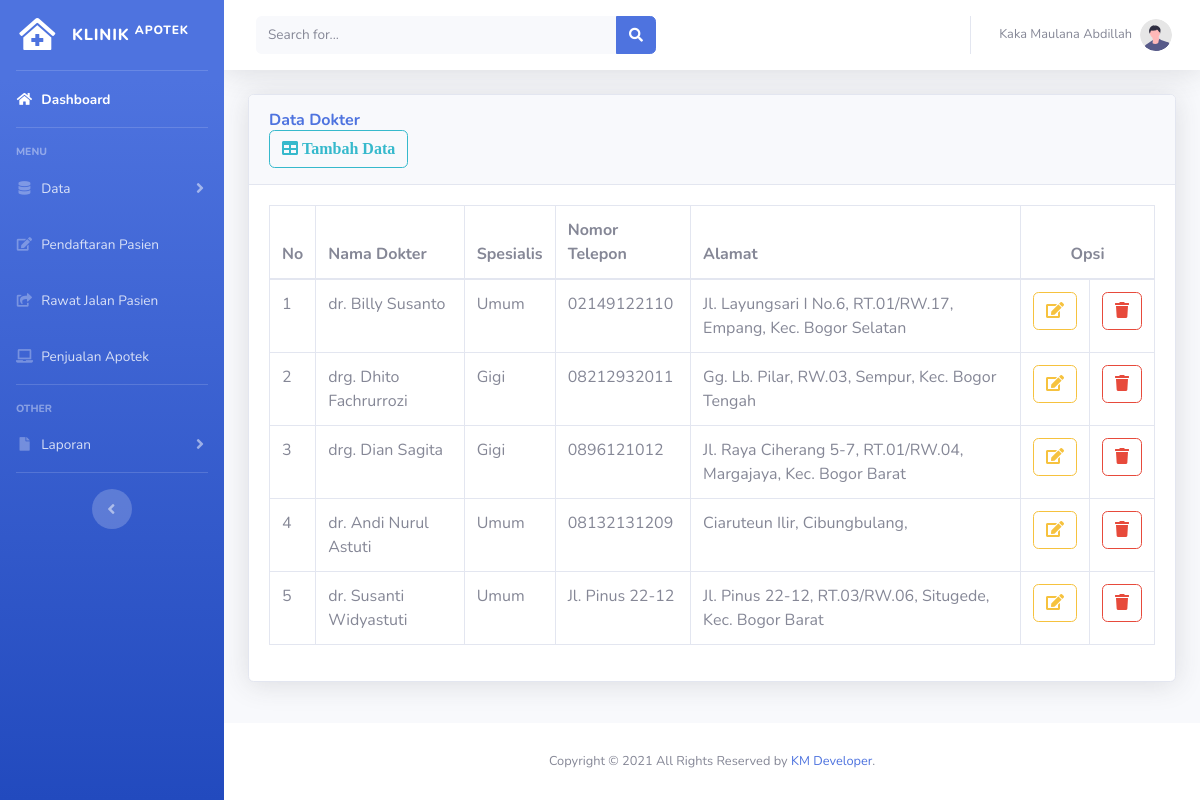
Page /dashboard/admin/dokter_data.php (signed in) on the committed database.
### tables this page shows
CREATE TABLE `tb_petugas` (
  `id_petugas` int(11) NOT NULL,
  `kd_petugas` char(5) NOT NULL,
  `nama` varchar(100) NOT NULL,
  `username` varchar(50) NOT NULL,
  `password` varchar(50) NOT NULL,
  `no_telp` varchar(15) NOT NULL,
  `level` varchar(20) NOT NULL
);

CREATE TABLE `tb_dokter` (
  `kd_dokter` char(5) NOT NULL,
  `nm_dokter` varchar(100) NOT NULL,
  `jns_kelamin` enum('Laki-laki','Perempuan') NOT NULL,
  `tempat_lahir` varchar(20) NOT NULL,
  `tanggal_lahir` date NOT NULL,
  `alamat` text NOT NULL,
  `no_telp` varchar(15) NOT NULL,
  `spesialisasi` varchar(20) NOT NULL
);

### dashboard/admin/dokter_data.php (the view, shortened to what this page needs)
<?php
include_once '../../config/koneksi.php';
?>
<!DOCTYPE html>
<html>
<head>
    <link href="../../assets/dashboard/vendor/fontawesome-free/css/all.min.css" rel="stylesheet" type="text/css">
    <link href="../../assets/dashboard/css/sb-admin-2.min.css" rel="stylesheet">
</head>
<body id="page-top">
    <div id="wrapper">
        <ul class="navbar-nav bg-gradient-primary sidebar sidebar-dark accordion" id="accordionSidebar">
            <a class="sidebar-brand d-flex align-items-center justify-content-center" href="index">
                <div class="sidebar-brand-icon">
                    <i class="fas fa-clinic-medical"></i>
                </div>
                <div class="sidebar-brand-text mx-3">Klinik <sup>Apotek</sup></div>
            </a>
            <hr class="sidebar-divider my-0">
            <li class="nav-item active">
                <a class="nav-link" href="index">
                    <i class="fas fa-fw fa-home"></i>
                    <span>Dashboard</span></a>
            </li>
            <hr class="sidebar-divider">
            <div class="sidebar-heading">
                menu
            </div>
            <li class="nav-item">
                <a class="nav-link collapsed" href="#" data-toggle="collapse" data-target="#collapseTwo"
                    aria-expanded="true" aria-controls="collapseTwo">
                    <i class="fas fa-fw fa-database"></i>
                    <span>Data</span>
                </a>
            </li>
             <li class="nav-item">
                <a class="nav-link" href="pendaftaran/">
                    <i class="fas fa-fw fa-edit"></i>
                    <span>Pendaftaran Pasien</span></a>
            </li>
            <li class="nav-item">
                <a class="nav-link" href="rawat-pasien/">
                    <i class="fas fa-fw fa-share-square"></i>
                    <span>Rawat Jalan Pasien</span></a>
            </li>
             <li class="nav-item">
                <a class="nav-link" href="penjualan/">
                    <i class="fas fa-fw fa-laptop"></i>
                    <span>Penjualan Apotek</span></a>
            </li>
            <hr class="sidebar-divider">
            <div class="sidebar-heading">
                other
            </div>
            <li class="nav-item">
                <a class="nav-link collapsed" href="#" data-toggle="collapse" data-target="#collapsePages"
                    aria-expanded="true" aria-controls="collapsePages">
                    <i class="fas fa-fw fa-file"></i>
                    <span>Laporan</span>
                </a>
            </li>
            <hr class="sidebar-divider d-none d-md-block">
            <div class="text-center d-none d-md-inline">
                <button class="rounded-circle border-0" id="sidebarToggle"></button>
            </div>
        </ul>
        <div id="content-wrapper" class="d-flex flex-column">
            <div id="content">
                <nav class="navbar navbar-expand navbar-light bg-white topbar mb-4 static-top shadow">
                    <form
                        class="d-none d-sm-inline-block form-inline mr-auto ml-md-3 my-2 my-md-0 mw-100 navbar-search">
                        <div class="input-group">
                            <input type="text" class="form-control bg-light border-0 small" placeholder="Search for..."
                                aria-label="Search" aria-describedby="basic-addon2">
                            <div class="input-group-append">
                                <button class="btn btn-primary" type="button">
                                    <i class="fas fa-search fa-sm"></i>
                                </button>
                            </div>
                        </div>
                    </form>
                     <ul class="navbar-nav ml-auto">
                        <?php
                        $login = mysqli_query($conn, "select * from tb_petugas WHERE id_petugas='1'");
                        while($rows=mysqli_fetch_array($login)){
                        ?>
                        <li class="nav-item dropdown no-arrow">
                            <a class="nav-link dopdown-toggle" href="#" id="userDropdown" role="button"
                                data-toggle="dropdown" aria-haspopup="true" aria-expanded="false">
                                <span class='mr-2 d-none d-lg-inline text-gray-600 small'>
                                      <?php echo $rows['nama']; ?> <?php }  ?>
                                    </span>
                                <img class="img-profile rounded-circle"
                                    src="../../assets/dashboard/img/undraw_profile.svg">
                            </a>
                        </li>
                    </ul>
                </nav>
                <div class="container-fluid">
                    <div class="card shadow mb-4">
                        <div class="card-header py-3">
                            <h6 class="m-0 font-weight-bold text-primary">Data Dokter</h6><h6 class="m-0 font-weight-normal text-primary h6"><a href="dokter_add" class="btn btn-outline-info"><i class="fas fa-table"> Tambah Data</i></a></h6>
                        </div>
                        <div class="card-body">
                            <div class="table-responsive">
                                <table class="table table-bordered" id="dataTable" width="100%" cellspacing="0">
                                    <thead>
                                        <tr>
                                            <th>No</th>
                                            <th>Nama Dokter</th>
                                            <th>Spesialis</th>
                                            <th>Nomor Telepon</th>
                                            <th>Alamat</th>
                                            <th colspan="2" style="text-align:center;">Opsi</th>
                                        </tr>
                                    </thead>
                                    <tbody>
                                    	<?php
											$data_dokter = mysqli_query($conn,"select * from tb_dokter ORDER BY kd_dokter")or die(mysql_error());
                                            $nomor = 1;
											while($dd = mysqli_fetch_array($data_dokter)){
										?>
                                    	<tr>
                                            <td><?php echo $nomor++ ?></td>
                                            <td><?php echo $dd['nm_dokter']; ?></td>
                                            <td><?php echo $dd['spesialisasi']; ?></td>
                                            <td><?php echo $dd['no_telp']; ?></td>
                                            <td><?php echo $dd['alamat']; ?></td>
                                            <td align="center"><a href="dokter_edit.php?id=<?php echo $dd['kd_dokter']; ?>" class="btn btn-outline-warning"><i class="fas fa-edit"></i></td></a>
                                            <td align="center"><a href="dokter_delete.php?id=<?php echo $dd['kd_dokter']; ?>" onclick="return confirm('Apakah anda yakin ingin menghapus data ini?')" class="btn btn-outline-danger"><i class="fas fa-trash"></i></td></a>
                                        </tr>
                                        <?php } ?>
                                    </tbody>
                                </table>
                            </div>
                        </div>
                    </div>
                </div>
            </div>
            <footer class="sticky-footer bg-white">
                <div class="container my-auto">
                    <div class="copyright text-center my-auto">
                       <span>Copyright &copy; 2021 All Rights Reserved by <a href="https://km-dev.or.id">KM Developer</a>.</span>
                    </div>
                </div>
            </footer>
        </div>
    </div>
</body>
</html>

### rows in the picture
tb_petugas: nama "Kaka Maulana Abdillah"
tb_dokter: nm_dokter "dr. Billy Susanto", spesialisasi "Umum", no_telp "02149122110", alamat "Jl. Layungsari I No.6, RT.01/RW.17, Empang, Kec. Bogor Selatan"
tb_dokter: nm_dokter "drg. Dhito Fachrurrozi", spesialisasi "Gigi", no_telp "08212932011", alamat "Gg. Lb. Pilar, RW.03, Sempur, Kec. Bogor Tengah"
tb_dokter: nm_dokter "drg. Dian Sagita", spesialisasi "Gigi", no_telp "0896121012", alamat "Jl. Raya Ciherang 5-7, RT.01/RW.04, Margajaya, Kec. Bogor Barat"
tb_dokter: nm_dokter "dr. Andi Nurul Astuti", spesialisasi "Umum", no_telp "08132131209", alamat "Ciaruteun Ilir, Cibungbulang,"
tb_dokter: nm_dokter "dr. Susanti Widyastuti", spesialisasi "Umum", no_telp "Jl. Pinus 22-12", alamat "Jl. Pinus 22-12, RT.03/RW.06, Situgede, Kec. Bogor Barat"
